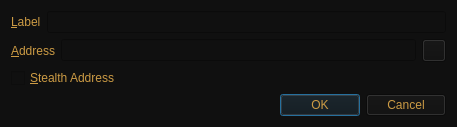
<?xml version="1.0" encoding="UTF-8"?>
<ui version="4.0">
 <class>EditAddressDialog</class>
 <widget class="QDialog" name="EditAddressDialog">
  <property name="geometry">
   <rect>
    <x>0</x>
    <y>0</y>
    <width>457</width>
    <height>126</height>
   </rect>
  </property>
  <property name="windowTitle">
   <string>Edit Address</string>
  </property>
  <property name="styleSheet">
   <string notr="true">color: rgb(204, 155, 68);
background-color: rgb(16, 16, 16);</string>
  </property>
  <layout class="QGridLayout" name="gridLayout_2">
   <item row="0" column="0">
    <layout class="QHBoxLayout" name="horizontalLayout_4">
     <item>
      <widget class="QLabel" name="label">
       <property name="text">
        <string>&amp;Label</string>
       </property>
       <property name="buddy">
        <cstring>labelEdit</cstring>
       </property>
      </widget>
     </item>
     <item>
      <widget class="QLineEdit" name="labelEdit">
       <property name="toolTip">
        <string>The label associated with this address book entry</string>
       </property>
      </widget>
     </item>
    </layout>
   </item>
   <item row="1" column="0">
    <layout class="QHBoxLayout" name="horizontalLayout_3">
     <item>
      <widget class="QLabel" name="label_2">
       <property name="text">
        <string>&amp;Address</string>
       </property>
       <property name="buddy">
        <cstring>addressEdit</cstring>
       </property>
      </widget>
     </item>
     <item>
      <widget class="QLineEdit" name="addressEdit">
       <property name="toolTip">
        <string>The address associated with this address book entry. This can only be modified for sending addresses.</string>
       </property>
      </widget>
     </item>
     <item>
      <widget class="QToolButton" name="EditAddressPasteButton">
       <property name="toolTip">
        <string>Paste address from clipboard</string>
       </property>
       <property name="text">
        <string/>
       </property>
       <property name="icon">
        <iconset resource="../bitcoin.qrc">
         <normaloff>:/icons/editpaste</normaloff>:/icons/editpaste</iconset>
       </property>
       <property name="shortcut">
        <string>Alt+P</string>
       </property>
      </widget>
     </item>
    </layout>
   </item>
   <item row="2" column="0">
    <widget class="QCheckBox" name="stealthCB">
     <property name="text">
      <string>&amp;Stealth Address</string>
     </property>
    </widget>
   </item>
   <item row="3" column="0">
    <widget class="QDialogButtonBox" name="buttonBox">
     <property name="orientation">
      <enum>Qt::Horizontal</enum>
     </property>
     <property name="standardButtons">
      <set>QDialogButtonBox::Cancel|QDialogButtonBox::Ok</set>
     </property>
    </widget>
   </item>
  </layout>
 </widget>
 <resources>
  <include location="../bitcoin.qrc"/>
 </resources>
 <connections>
  <connection>
   <sender>buttonBox</sender>
   <signal>accepted()</signal>
   <receiver>EditAddressDialog</receiver>
   <slot>accept()</slot>
   <hints>
    <hint type="sourcelabel">
     <x>248</x>
     <y>254</y>
    </hint>
    <hint type="destinationlabel">
     <x>157</x>
     <y>274</y>
    </hint>
   </hints>
  </connection>
  <connection>
   <sender>buttonBox</sender>
   <signal>rejected()</signal>
   <receiver>EditAddressDialog</receiver>
   <slot>reject()</slot>
   <hints>
    <hint type="sourcelabel">
     <x>316</x>
     <y>260</y>
    </hint>
    <hint type="destinationlabel">
     <x>286</x>
     <y>274</y>
    </hint>
   </hints>
  </connection>
 </connections>
</ui>
